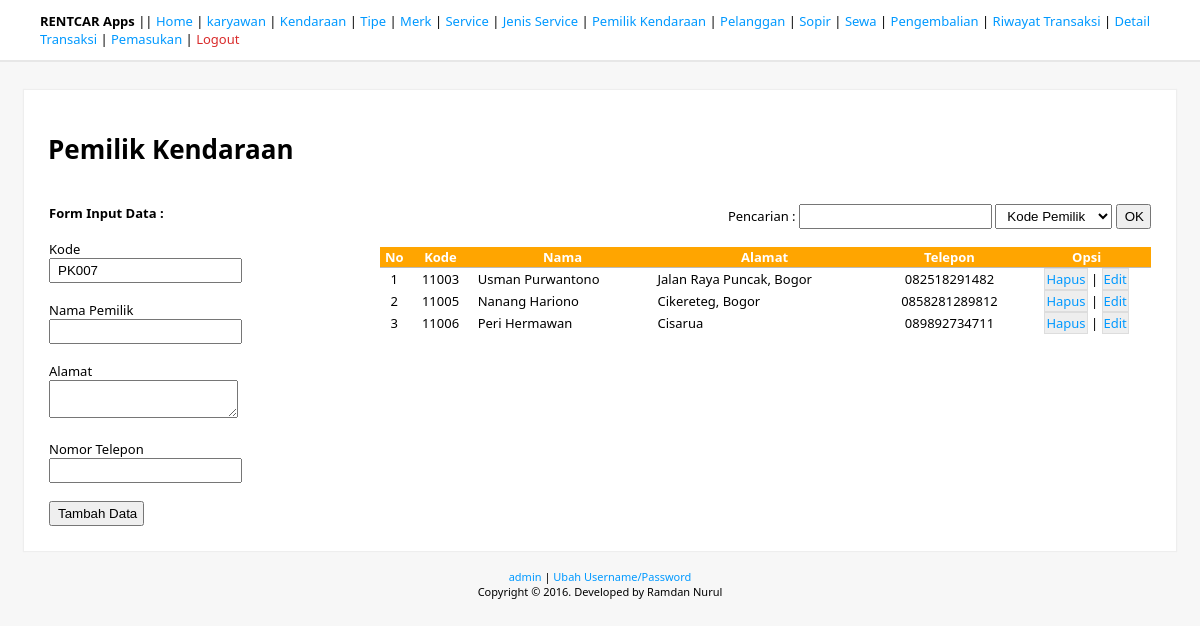
Page /pemilik/index.php (signed in) on the committed database.
### tables this page shows
CREATE TABLE IF NOT EXISTS `tb_pemilik` (
  `KodePemilik` varchar(7) NOT NULL,
  `NmPemilik` varchar(25) NOT NULL,
  `AlmtPemilik` text NOT NULL,
  `TelpPemilik` varchar(20) NOT NULL
);

### libs/pdo.class.crud.php (called while the page is built, shortened)
<?php
class crud extends PDO{
	public function select($tabel, $rows, $where = null, $order = null, $limit = null, $group = null){
		$command = 'SELECT '.$rows.' FROM '.$tabel;
		if ($order != null) {
			$command .=' ORDER BY '.$order;
		}
		if ($limit != null) {
			$command .=' LIMIT '.$limit;
		}
		$query = parent::prepare($command);
		$query->execute();
		$posts = array();
		while ($row = $query->fetch(PDO::FETCH_ASSOC)) {
			$posts[] = $row;
		}
		return $this->result =  json_encode(array('stand'=>$posts));
	}
}
?>

### pemilik/index.php (the view, shortened to what this page needs)
<?php
include("../libs/library.php");
$title_page = "Pemilik Kendaraan";
$db_table = "tb_pemilik";
$btn_submit = '<input type="submit" name="inp_submit" value="Tambah Data">';
$ambildata = json_decode($db->select($db_table,"*"));
$dis_input = "";
$primary = "KodePemilik";
$e_inp_kode = getKode($db->select($db_table,$primary,"","$primary DESC","0,1"),$primary,"PK");
$e_inp_nama = "";
$e_inp_alamat = "";
$e_inp_telp = "";
$s_filter = array(
 'KodePemilik' => "Kode Pemilik",
 'NmPemilik' => "Nama Pemilik"
);
?>
<!DOCTYPE html>
<html>
<head>
    <link rel="stylesheet" href="../css/main.css">
</head>
<body>
<?php echo get_navbar1() ?>
<div class="kotak-utama">
<h1><?php echo $title_page ?></h1>
<br>
<table width="100%" border="0">
 <tr>
  <td width="30%" valign="top">
    <form method="post">
     <strong class="title-form">Form Input Data : </strong><br><br>
      Kode <br>
      <input type="text" name="inp_kode" value="<?php echo $e_inp_kode ?>" <?php echo $dis_input ?> required><br><br>
      Nama Pemilik <br>
      <input type="text" name="inp_nama" value="<?php echo $e_inp_nama ?>" required><br><br>
       Alamat <br>
     <textarea type="text" name="inp_alamat" required><?php echo $e_inp_alamat ?></textarea><br><br>
       Nomor Telepon <br>
      <input type="text" name="inp_telp" value="<?php echo $e_inp_telp ?>" required><br><br>
      <?php echo $btn_submit ?>
   </form>
  </td>
  <td valign="top">
   <form method="post" action="?f" class="align-right">
    Pencarian : <input type="text" name="inp_cari" value="<?php echo @$e_safe_cari ?>">
    <select name="inp_filter">
     <?php
    foreach($s_filter as $key => $value){
     $e_safe_filter==$key?$statSelect="Selected":$statSelect="";
     ?>
     <option value="<?php echo $key ?>" <?php echo $statSelect ?>><?php echo $value ?></option>
     <?php
    }
    ?>
    </select>
    <input type="submit" name="inp_btn_cari" value="OK">
   </form>
     <br>
   <table class="table" width="100%">
    <thead>
     <tr>
      <th>No</th>
      <th>Kode</th>
      <th>Nama</th>
      <th>Alamat</th>
      <th>Telepon</th>
      <th>Opsi</th>
     </tr>
    </thead>
    <?php
    if (!count($ambildata->stand)) {
     $standMessage = "<center>Data Kosong!</center>";
    }else{
    foreach($ambildata->stand as $idx => $stand){
    $idx++;
    echo "<tbody><tr>";
    ?>
    <td>
     <?php echo $idx ?>
    </td>
    <td>
     <?php echo $stand->KodePemilik ?>
    </td>
    <td class="align-left">
     <?php echo $stand->NmPemilik ?>
    </td>
    <td class="align-left">
     <?php echo $stand->AlmtPemilik ?>
    </td>
    <td>
     <?php echo $stand->TelpPemilik ?>
    </td>
    <td>
     <a href="?x/<?php echo $stand->KodePemilik ?>">Hapus</a> |
     <a href="?e/<?php echo $stand->KodePemilik ?>">Edit</a>
    </td>
    <?php
    echo "</tr></tbody>";
    }}
    ?>
   </table>
  </td>
 </tr>
</table>
</div>
 <br> <?php echo getFooter() ?> </body>
</html>

### css/main.css (style rules this page uses)
body { padding: 0; margin: 0; font-family: 'Segoe UI'; font-size: 13px; background: #F7F7F7; }
.kotak-utama { width: 92%; margin: auto; margin-top: 30px; padding: 2%; background: #FFF; box-shadow:0px 0px 1px 1px #EEE; }
.table > thead > tr { background: orange; color: #FFF; border-bottom: 1px solid #BBB; }
.table > tbody > tr > td { text-align: center; padding-left: 5px; padding-right: 5px; padding-top: 2px; padding-bottom: 2px; }
.table > tbody > tr > td > a { background: #eee; padding: 1px; border: 1px solid #DDD; transition: all ease 0.3s; }
.align-right { text-align: right!important; }
.align-left { text-align: left!important; }
table { border-collapse: collapse; }
a { text-decoration: none; color: #09f; cursor: pointer; }
form > input,form > select, form > select, form > textarea { padding: 3px; padding-left: 7px; padding-right: 5px; }

### rows in the picture
tb_pemilik: KodePemilik "11003", NmPemilik "Usman Purwantono", AlmtPemilik "Jalan Raya Puncak, Bogor", TelpPemilik "082518291482"
tb_pemilik: KodePemilik "11005", NmPemilik "Nanang Hariono", AlmtPemilik "Cikereteg, Bogor", TelpPemilik "0858281289812"
tb_pemilik: KodePemilik "11006", NmPemilik "Peri Hermawan", AlmtPemilik "Cisarua", TelpPemilik "089892734711"

### other values in the picture
$title_page "Pemilik Kendaraan"
$_SESSION['config_username'] "admin"
form field inp_filter "Kode Pemilik"
